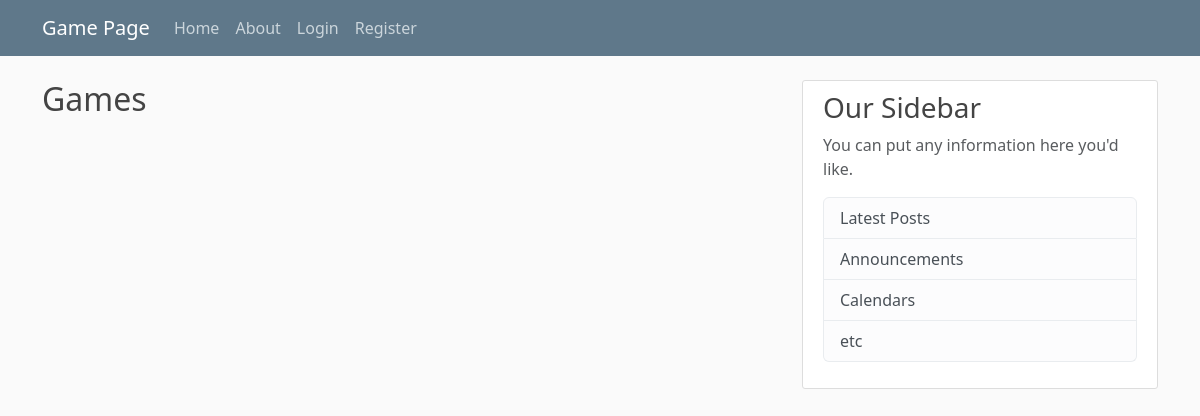
Before: /game-page/f-files/ with the older database file.
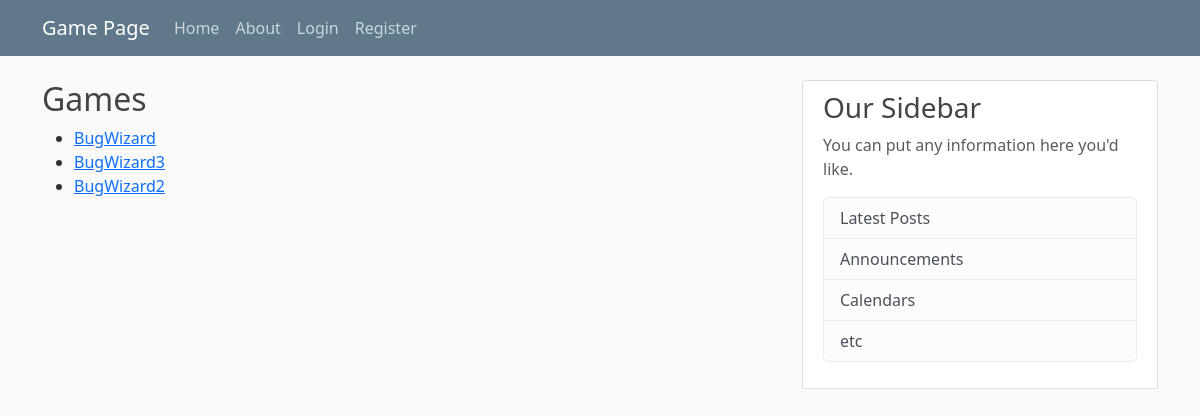
After: the same page with the newer database file.
### game_f_files/models.py (models this page shows, shortened)
class Game(models.Model):
    name = models.CharField(max_length=100)
    description = models.TextField()
    game_file = models.FileField(upload_to='games/')  # Upload zip file containing the game
    unzipped_location = models.CharField(max_length=255, blank=True, null=True)

### game_f_files/views.py (the view)
# urls.py: path('', views.game_list, name='game-list'),  # Example view for game_page
def game_list(request):
    games = Game.objects.all()
    return render(request, 'game_files/game_list.html', {'games': games})

### game_f_files/templates/game_files/game_list.html
{% extends "game_page/base.html" %}
{% block content %}
<h2>Games</h2>
<ul>
    {% for game in games %}
    <li><a href="{% url 'game_detail' game.pk %}">{{ game.name }}</a></li>
    {% endfor %}
</ul>
{% endblock %}

Changed rows visible on the page:
added Game: name "BugWizard"
added Game: name "BugWizard3"
added Game: name "BugWizard2"
